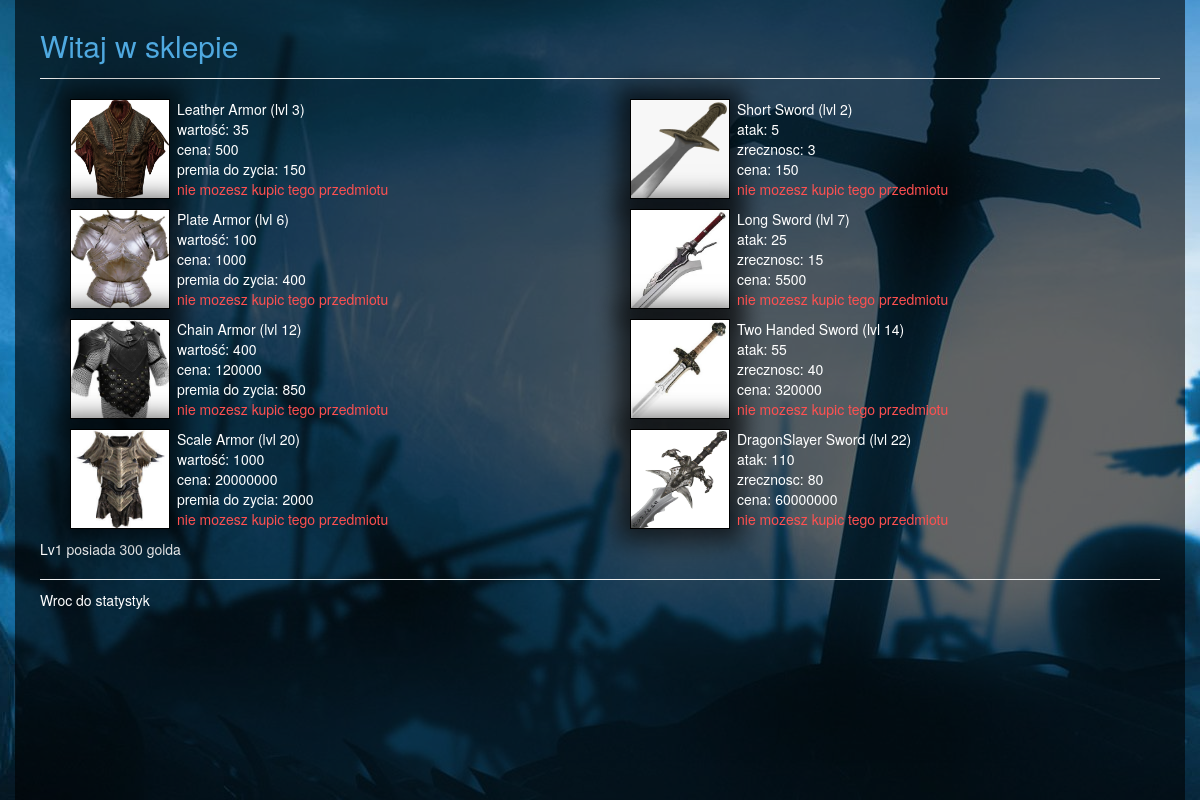
The app's page /player/1/shop/ with its own data.
### project/models.py (models this page shows, shortened)
class ArmorItem(models.Model):
    name = models.CharField(max_length=30)
    value = models.IntegerField()
    bonus_health = models.IntegerField()
    requiredlv = models.IntegerField()
    price = models.IntegerField()

class Weapon(models.Model):
    name = models.CharField(max_length=30)
    bonus_attack = models.IntegerField()
    bonus_agility = models.IntegerField()
    requiredlv = models.IntegerField()
    price = models.IntegerField()

class Player(models.Model):
    name = models.CharField(max_length=40)
    level = models.IntegerField()
    experience = models.IntegerField()
    requiredexp = models.IntegerField()
    strength = models.IntegerField()
    agility = models.IntegerField()
    maxhealth = models.IntegerField()
    health = models.IntegerField()
    attack = models.IntegerField()
    maxmana = models.IntegerField()
    mana = models.IntegerField()
    classname = models.ForeignKey(ClassName)
    armorid = models.ForeignKey(ArmorItem)
    bonus_attack = models.IntegerField()
    bonus_agility = models.IntegerField()
    bonus_health = models.IntegerField()
    isarmordamaged = models.BooleanField()
    gold = models.IntegerField()
    dot_damage = models.IntegerField()
    dot_rounds = models.IntegerField()
    small_elixir = models.IntegerField()
    medium_elixir = models.IntegerField()
    big_elixir = models.IntegerField()
    ultimate_elixir = models.IntegerField()

### project/views/shop.py (the view)
# urls.py: url(r'^player/(?P<p>[0-9]+)/shop/$', shop),
def shop(request, p):
    gamer = Player.objects.get(pk=p)
    return render(request, 'shop/shop_items.html', {
        'armor': ArmorItem.objects.exclude(pk=1),
        'weapon': Weapon.objects.all(),
        'p': gamer,
    })

### templates/shop/shop_items.html (shortened to what this page needs)
{% extends 'layout.html' %}
{% block content %}
    <div class="add_player_title">
        Witaj w sklepie
    </div>
    <hr/>
    <div id="this">
        {% include 'shop/buy.html'%}
    </div>
    <hr/>
    <a href="/player/{{p.id}}/">
        Wroc do statystyk
    </a>
{% endblock %}

### templates/shop/buy.html (shortened to what this page needs)
{% load staticfiles %}
  <div class="col-md-6">
        {% for item in armor %}
            <div class="shop">
                <div class="column_left">
                    <div class="armor_img">
                        {%if item.name  == "Leather Armor" %}
                            <img src="{% static 'css/content/armor1.jpg' %}" height="100%", width="100%">
                        {%elif item.name  == "Plate Armor"%}
                            <img src="{% static 'css/content/armor2.jpg' %}" height="100%", width="100%">
                        {%elif item.name  == "Chain Armor"%}
                            <img src="{% static 'css/content/armor3.jpg' %}" height="100%", width="100%">
                        {%else%}
                            <img src="{% static 'css/content/armor4.jpg' %}" height="100%", width="100%">
                        {%endif%}
                    </div>
                </div>
                <div class="armor_info">
                    {{ item.name }} (lvl {{item.requiredlv}})<br />
                    wartość: {{ item.value }}<br />
                    cena: {{ item.price}}<br />
                    premia do zycia: {{ item.bonus_health}}<br />
                    {% if p.armorid == item  %}
                        <div class="green">posiadasz ten przedmiot</div>
                    {% elif p.gold < item.price or p.level < item.requiredlv %}
                        <div class="red">nie mozesz kupic tego przedmiotu</div>
                    {% else %}
                        <button class ="btn btn_attack" onclick="Buy('{{item}}', {{item.price}})">Kup</button>
                    {% endif %}
                </div>
            </div>
        {% endfor %}
    </div>
    <div class="col-md-6">
        {% for item in weapon %}
            <div class="shop">
                <div class="column_left">
                    <div class="armor_img">
                        {%if item.name  == "Short Sword" %}
                            <img src="{% static 'css/content/sword1.jpg' %}" height="100%", width="100%">
                        {%elif item.name  == "Long Sword" %}
                            <img src="{% static 'css/content/sword2.jpg' %}" height="100%", width="100%">
                        {%elif item.name  == "Two Handed Sword" %}
                            <img src="{% static 'css/content/sword3.jpg' %}" height="100%", width="100%">
                        {%else%}
                            <img src="{% static 'css/content/sword4.jpg' %}" height="100%", width="100%">
                        {%endif%}
                    </div>
                </div>
                <div class="armor_info">
                    {{ item.name }} (lvl {{item.requiredlv}})<br />
                    atak: {{ item.bonus_attack }}<br />
                    zrecznosc: {{ item.bonus_agility }}<br />
                    cena: {{ item.price}}<br />
                    {% if p.bonus_attack == item.bonus_attack  %}
                        <div class="green">posiadasz ten przedmiot</div>
                    {% elif p.gold < item.price or p.level < item.requiredlv %}
                        <div class="red">nie mozesz kupic tego przedmiotu</div>
                    {% else %}
                        <button class ="btn btn_attack" onclick="Buy('{{item}}', {{item.price}})">Kup</button>
                    {% endif %}
                </div>
            </div>
        {% endfor %}
    </div>
    <p>
        {{p.name}} posiada {{p.gold}} golda
    </p>

### templates/static/css/site.css (style rules this page uses)
a { color: #fff; }
hr { margin: 10px 0px; }
.add_player_title { font-size: 30px; color: #4FA9E0; }
.shop { margin: 10px; }
.armor_img { border: solid 1px #000; height: 100px; width: 100px; -webkit-box-shadow: 0px 0px 22px 12px rgba(0,0,0,0.63); -moz-box-shadow: 0px 0px 22px 12px rgba(0,0,0,0.63); box-shadow: 0px 0px 22px 12px rgba(0,0,0,0.63); margin-right: 7px; }
.armor_info { padding: 0px; }
.column_left { padding-left: 5px; float: left; }
.red { color: rgba(255, 80, 80, 1); }

### records on screen
ArmorItem: name "Leather Armor", requiredlv "3", value "35", price "500", bonus_health "150", shows "nie mozesz kupic tego przedmiotu"
ArmorItem: name "Plate Armor", requiredlv "6", value "100", price "1000", bonus_health "400", shows "nie mozesz kupic tego przedmiotu"
ArmorItem: name "Chain Armor", requiredlv "12", value "400", price "120000", bonus_health "850", shows "nie mozesz kupic tego przedmiotu"
ArmorItem: name "Scale Armor", requiredlv "20", value "1000", price "20000000", bonus_health "2000", shows "nie mozesz kupic tego przedmiotu"
Weapon: name "Short Sword", requiredlv "2", bonus_attack "5", bonus_agility "3", price "150", shows "nie mozesz kupic tego przedmiotu"
Weapon: name "Long Sword", requiredlv "7", bonus_attack "25", bonus_agility "15", price "5500", shows "nie mozesz kupic tego przedmiotu"
Weapon: name "Two Handed Sword", requiredlv "14", bonus_attack "55", bonus_agility "40", price "320000", shows "nie mozesz kupic tego przedmiotu"
Weapon: name "DragonSlayer Sword", requiredlv "22", bonus_attack "110", bonus_agility "80", price "60000000", shows "nie mozesz kupic tego przedmiotu"
Player: name "Lv1", gold "300"
